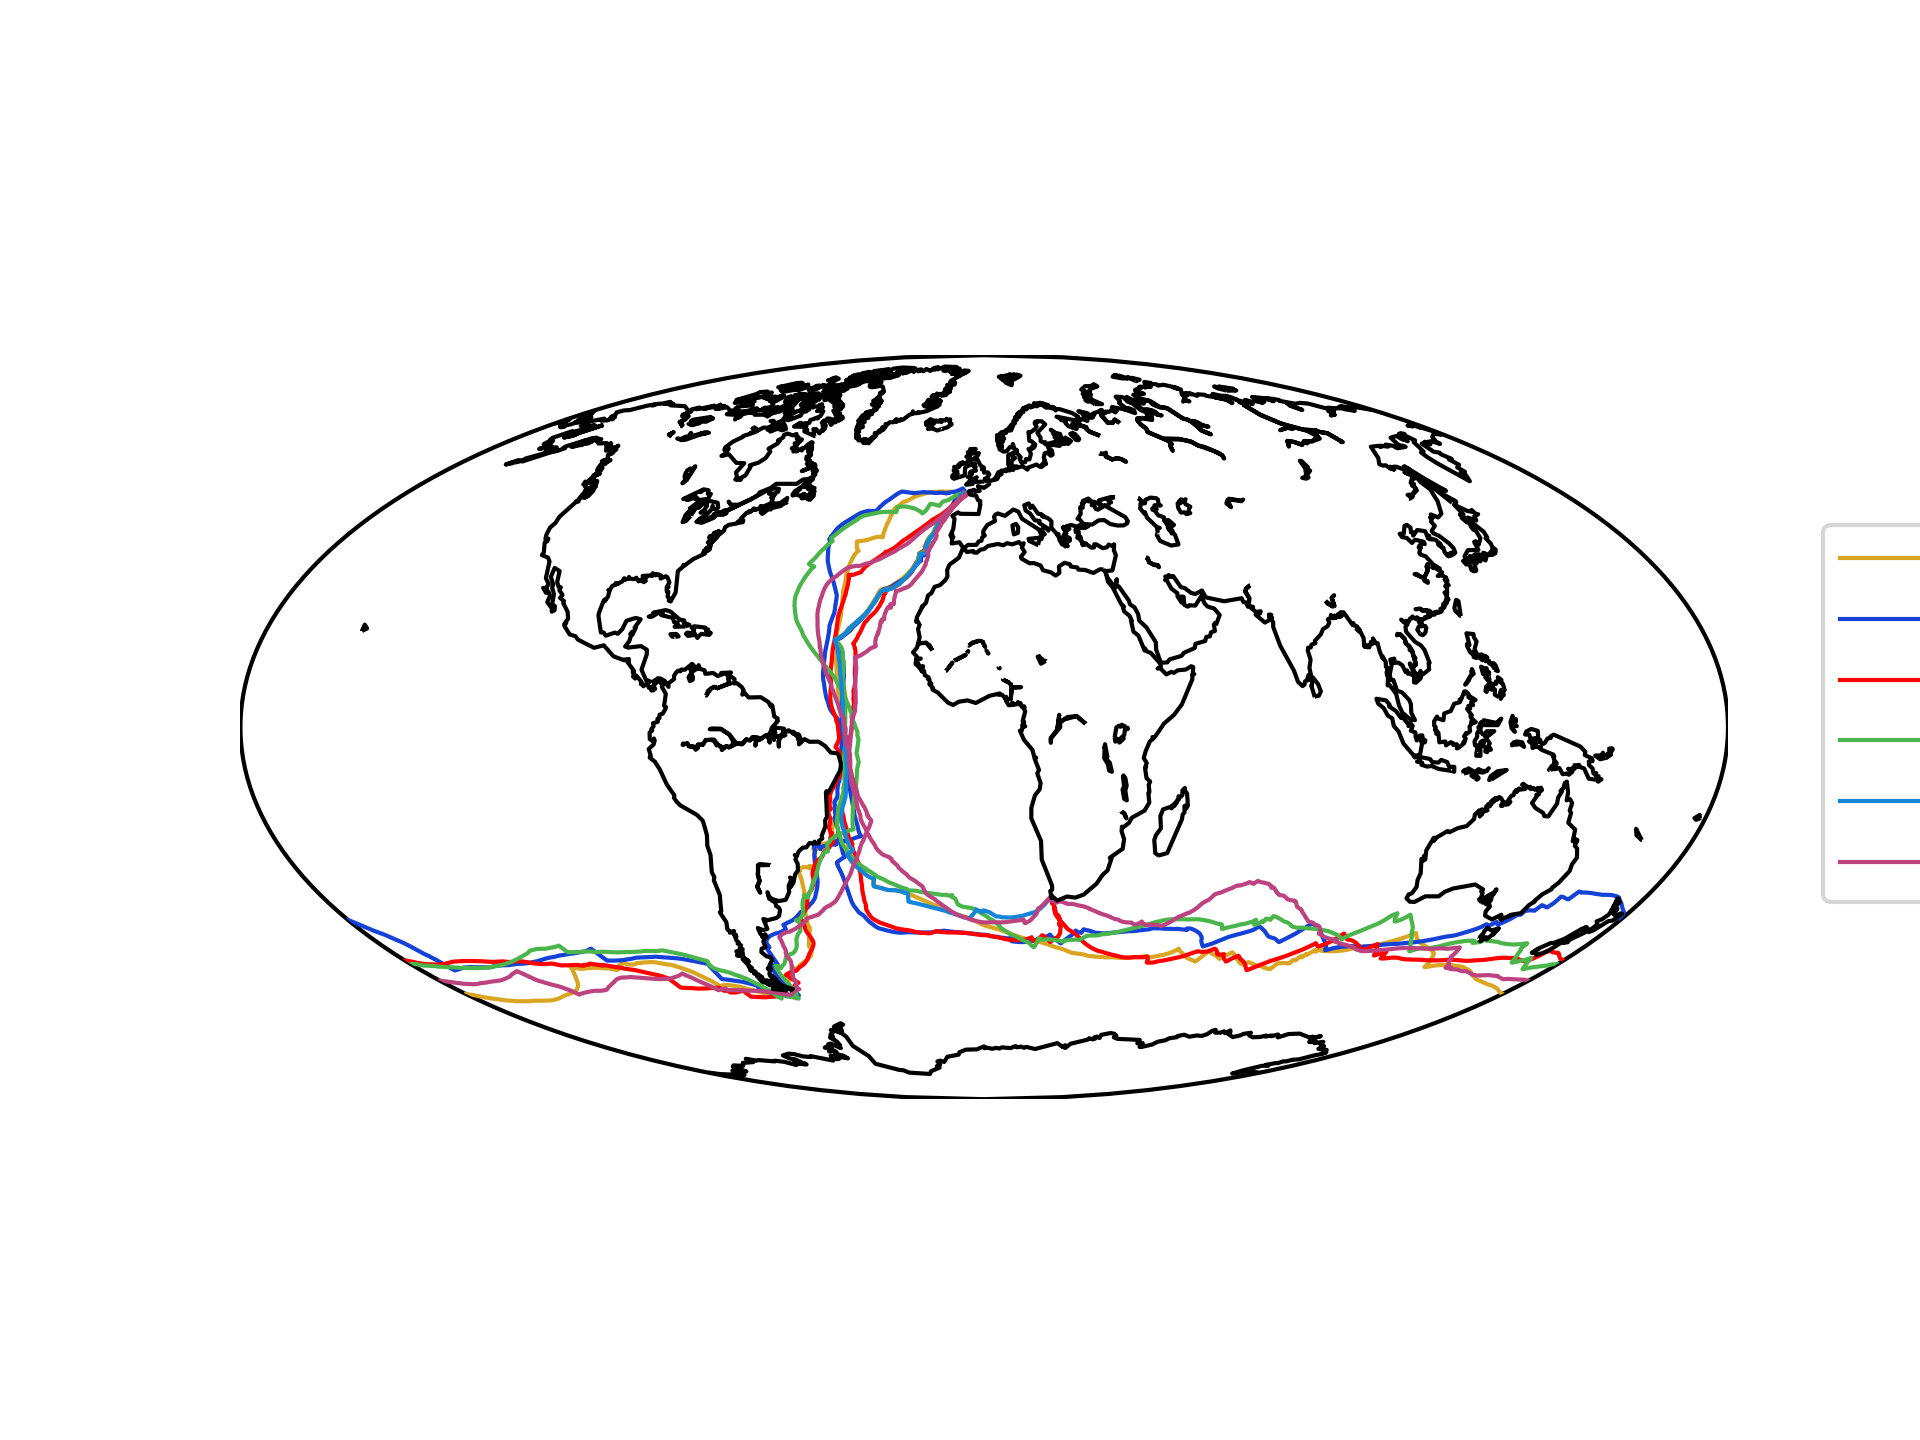

The script that saved this image:
#%%
import numpy as np
import matplotlib.pyplot as plt
import json
from mpl_toolkits.basemap import Basemap

def json_read(fname):
    with open(fname+'.json', 'r') as json_file:
        return json.load(json_file)

data = json_read("tracks")

def cm(x,y): 
    return (x/2.54,y/2.54)

# %%
# plot
fig = plt.figure(figsize=cm(20,20))
fig.subplots_adjust(left=0., right=1., bottom=0., top=0.9)

# add map with coastlines
ax = fig.add_subplot(121)
m = Basemap(projection='moll', llcrnrlat=-90, urcrnrlat=90,\
            llcrnrlon=0, urcrnrlon=360, resolution='c', lon_0=0)

#%%
skipper = ["Maxi Edmond de Rothschild","Banque Populaire XI","Actual Ultim 3",
           "Sodebo Ultim 3","SVR-Lazartigue","Adagio"]
col=["goldenrod","#1442D9","red","#4ab54a","#1486D9","#bc437f"]
time_all = []; track_all = []
for id in range(len(data["tracks"])-1):
    locForId = data["tracks"][id]["loc"]
    # add first point
    track = [[locForId[0][1]/100000,locForId[0][2]/100000]]
    time = []
    for i in range(len(locForId)-1):
        track.append([locForId[i+1][1]/100000 + track[i][0],
                      locForId[i+1][2]/100000 + track[i][1]])
        time.append((locForId[i+1][0])/100000)
    time_all.append(np.array(time))
    track = np.array(track)
    track_all.append(track)
    threshold = 90.0
    idx_wrap = np.nonzero(np.abs(np.diff(track[:,1])) > threshold)[0]+1
    idx_wrap = idx_wrap[0] if len(idx_wrap) > 0 else len(track)
    # plt.plot(track[:,1],track[:,0],lw=0.5,label=skipper[id])
    x, y = m(track[:idx_wrap,1],track[:idx_wrap,0])
    m.plot(x, y, col[id], lw=1., label=skipper[id])
    if len(track) > idx_wrap:
        x, y = m(track[idx_wrap:,1],track[idx_wrap:,0])
        m.plot(x, y, col[id], lw=1.)
m.drawcoastlines()
plt.legend(bbox_to_anchor=(1.05, 0.8))
plt.savefig("AUC.png",dpi=300)
plt.show()
# %%
fig,ax = plt.subplots(1,1,figsize=cm(20,10))
for i in range(len(time_all)):
    speed = np.linalg.norm(np.diff(track_all[i],axis=0),axis=1)/time_all[i]
    time = np.cumsum(time_all[i])
    # drop the index that crosses the 0-360 boundary
    idx_wrap = np.nonzero(np.abs(np.diff(track_all[i][:,1])) > threshold)[0]+1
    if len(idx_wrap) > 0: 
        speed = np.delete(speed,idx_wrap-1)
        time = np.delete(time,idx_wrap-1)
    # plot
    ax.plot(time,speed,label=skipper[i],alpha=0.5,color=col[i])
ax.set_ylim(0.0,50)
ax.set_xlabel("Time [Days]")
ax.set_ylabel("Speed [knots]")
plt.savefig("AUC_speed.png",dpi=300)
plt.show()
# %%
